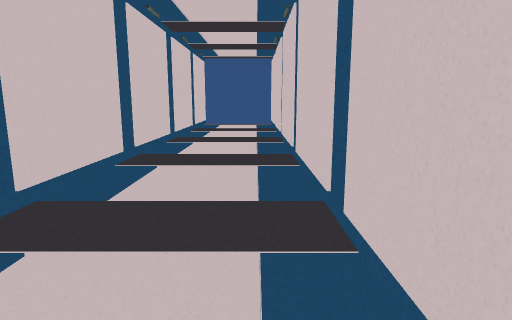
[1] (above)

13 first-person views from a walk through a Unity game level. The camera is 1.3 m above the floor, tilts 10° down and sees 75° across. The floor is counted in squares, 1 m on a side. Each view is taken from the middle of a square. On the plan, view 1 faces up. The plan holds only what a view shows up to about 14 squares ahead; the rest is blank. The player is left out.

[2]
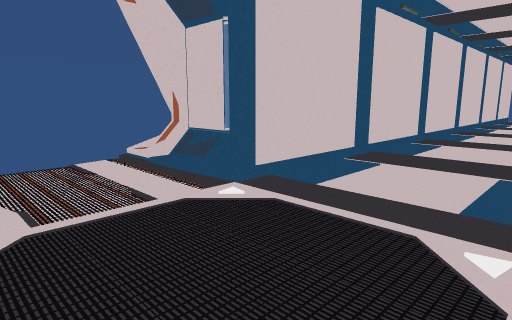

[3]
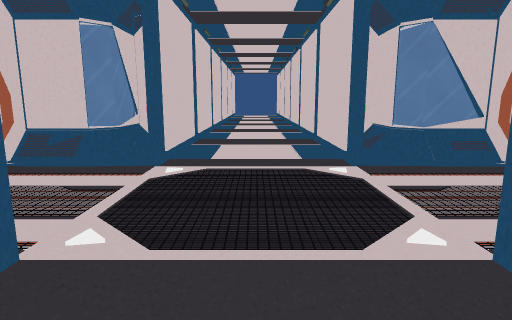

[4]
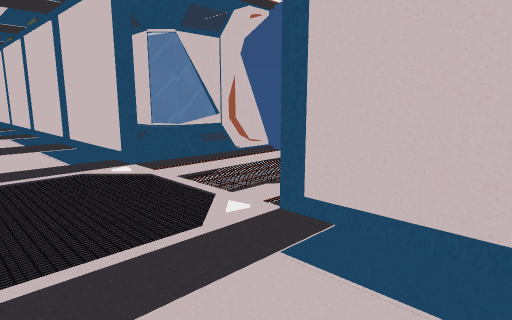

[5]
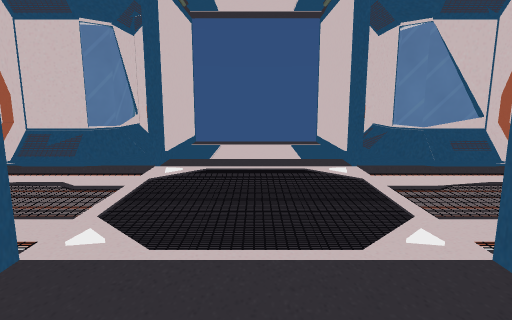

[6]
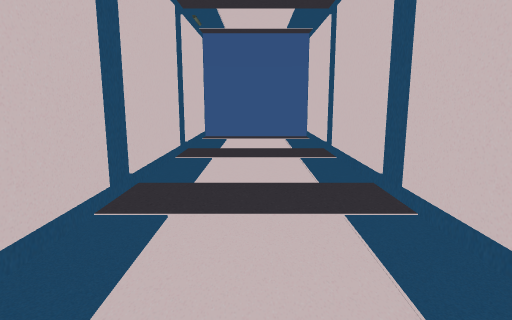

[7]
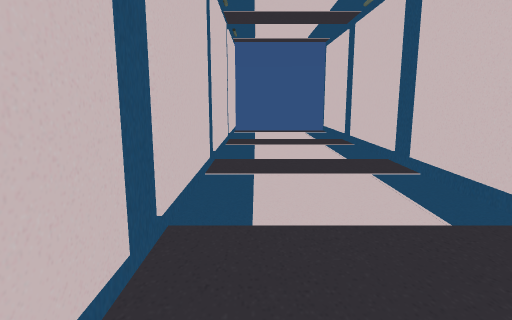

[8]
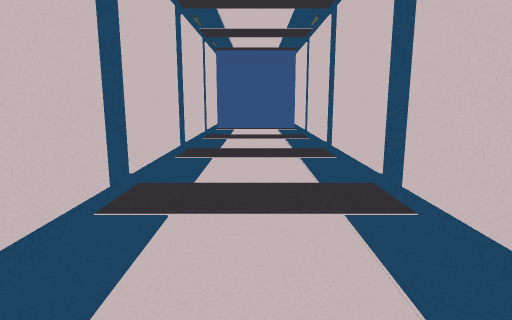

[9]
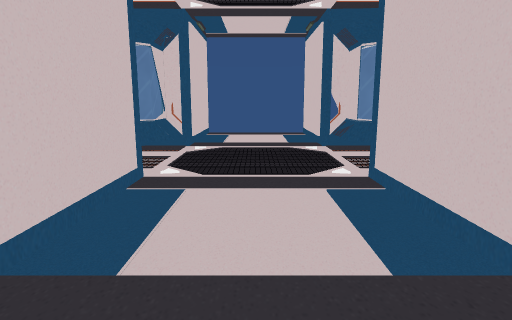

[10]
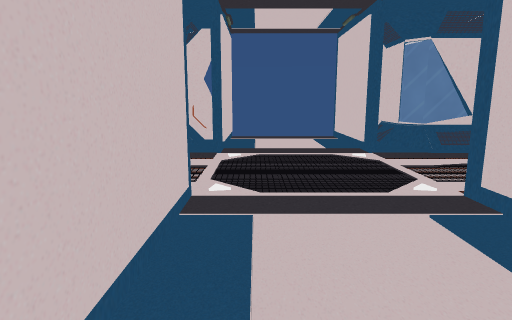

[11]
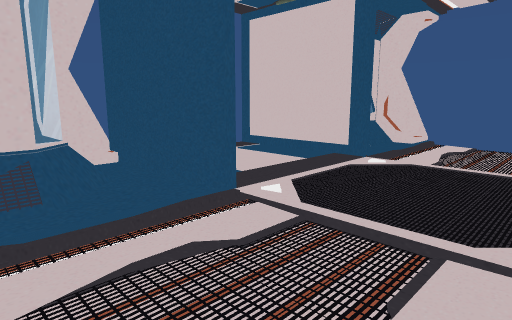

[12]
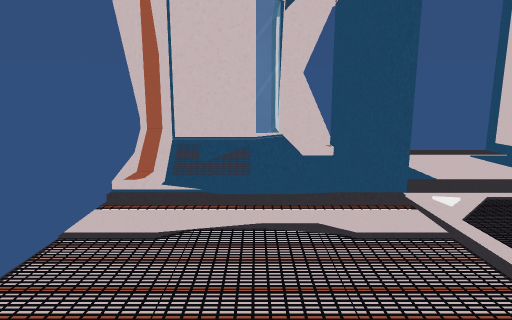

[13]
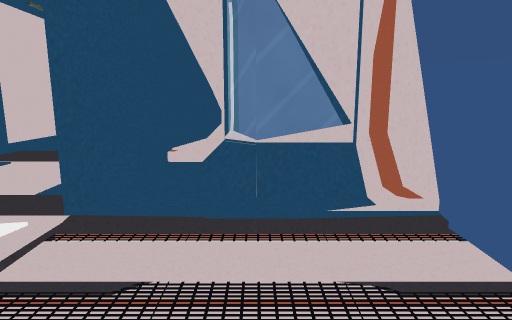

### Floor plan
Points are (right, up) in squares from view 1. A wall is a line through its corners. A room is listed if a view was taken in it or the views show most of it. See-through windows are left out.
Room 1 (views 1, 2, 3, 4, 5, 6, 7, 8, 9, 10, 11, 12, 13)
walls: (0.9, -4.6) (0.9, 19.5); (-5, -3) (-6.5, -3) (-6.5, -3.6); (1.1, 6.1) (1.1, -4.6); (-7, -3.2) (-7, -3.8); (4.5, -4.4) (4.5, -3) (3, -3); (5, -4.5) (5, -3.2); (-2.8, -8.4) (-2.8, -12.5); (1.1, -8.4) (1.1, -12.5); (-6.5, -8.6) (-6.5, -10) (-4.9, -10); (-7, -8.5) (-7, -9.8); (2.9, -10) (4.5, -10); (-4.5, -10.2) (-4.5, -12); (5, -9.8) (5, -9.3); (0.9, -12.5) (0.9, -8.5); (-2.8, 19.5) (-2.8, -4.5)
low walls: (-4.5, -2.5) (-5, -3); (-4.4, -2.8) (-4.9, -3.3); (3, -3) (2.5, -2.5); (2.9, -3.3) (2.4, -2.8); (-5, -9.7) (-4.5, -10.2); (-4.9, -10) (-4.5, -10.4); (2.4, -10.2) (3.1, -9.5); (2.5, -10.4) (2.9, -10)
ways out: gap at (-7, -9); gap at (5, -4)

Positions as (right, up) in squares from view 1, and headings:
1: (0, 0), facing up
2: (1, -8), facing up-left
3: (-1, -11), facing up
4: (-2, -11), facing up-right
5: (-1, -2), facing down
6: (-1, 7), facing up
7: (-2, 5), facing up
8: (-1, 3), facing up
9: (-1, 1), facing down
10: (0, 0), facing down
11: (4, -5), facing down-left
12: (3, -4), facing down
13: (3, -8), facing up
